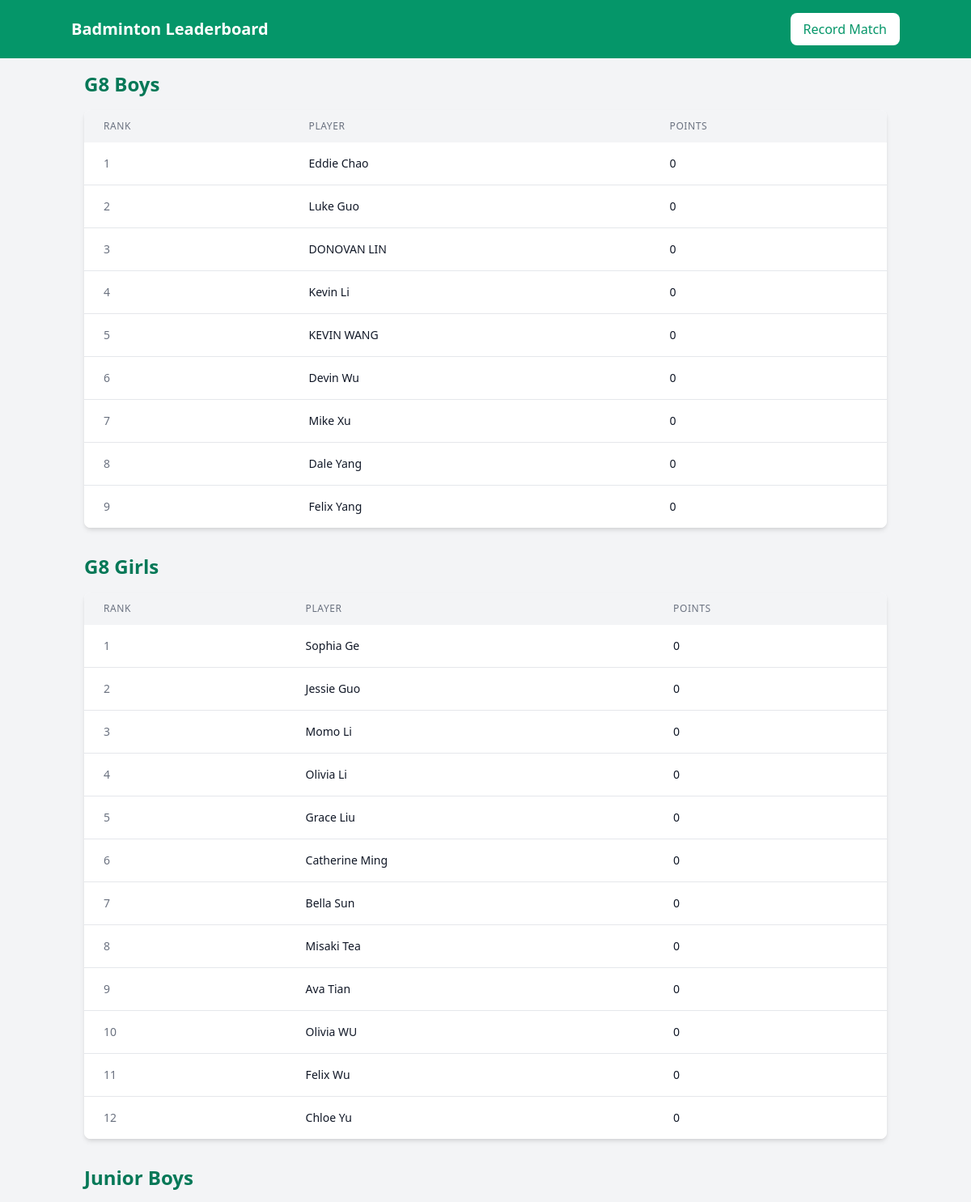
The page / (upper part) on the database its author committed.
### rankings/models.py (models this page shows, shortened)
class Player(models.Model):
    GRADE_CHOICES = [
        ('G8 Boys', 'G8 Boys'),
        ('G8 Girls', 'G8 Girls'),
        ('Junior Boys', 'Junior Boys'),
        ('Junior Girls', 'Junior Girls'),
        ('Senior Boys', 'Senior Boys'),
        ('Senior Girls', 'Senior Girls'),
    ]
    first_name = models.CharField(max_length=100)
    last_name = models.CharField(max_length=100)
    grade_level = models.CharField(max_length=20, choices=GRADE_CHOICES)
    total_points = models.IntegerField(default=0)
    class Meta:
        ordering = ['-total_points', 'last_name', 'first_name']

### rankings/views.py (the view)
# urls.py: path('', views.LeaderboardView.as_view(), name='leaderboard'),
class LeaderboardView(ListView):
    model = Player
    template_name = 'rankings/leaderboard.html'
    context_object_name = 'players'
    def get_queryset(self):
        return Player.objects.all().order_by('grade_level', '-total_points', 'last_name', 'first_name')

### rankings/templates/rankings/leaderboard.html (shortened to what this page needs)
{% extends 'rankings/base.html' %}
{% block content %}
{% regroup players by grade_level as grade_groups %}
{% for grade in grade_groups %}
<div class="mb-8">
    <h2 class="text-2xl font-bold mb-4 text-green-700">{{ grade.grouper }}</h2>
    <div class="bg-white rounded-lg shadow-md overflow-hidden">
        <table class="min-w-full">
            <thead class="bg-gray-100">
                <tr>
                    <th class="px-6 py-3 text-left text-xs font-medium text-gray-500 uppercase tracking-wider">Rank</th>
                    <th class="px-6 py-3 text-left text-xs font-medium text-gray-500 uppercase tracking-wider">Player</th>
                    <th class="px-6 py-3 text-left text-xs font-medium text-gray-500 uppercase tracking-wider">Points</th>
                </tr>
            </thead>
            <tbody class="bg-white divide-y divide-gray-200">
                {% for player in grade.list %}
                <tr>
                    <td class="px-6 py-4 whitespace-nowrap text-sm text-gray-500">{{ forloop.counter }}</td>
                    <td class="px-6 py-4 whitespace-nowrap">
                        <div class="text-sm font-medium text-gray-900">{{ player.first_name }} {{ player.last_name }}</div>
                    </td>
                    <td class="px-6 py-4 whitespace-nowrap text-sm text-gray-900">{{ player.total_points }}</td>
                </tr>
                {% endfor %}
            </tbody>
        </table>
    </div>
</div>
{% endfor %}
{% endblock %}

### rankings/templates/rankings/base.html (shortened to what this page needs)
<!DOCTYPE html>
<html lang="en">
<head>
    <link href="https://cdn.jsdelivr.net/npm/tailwindcss@2.2.19/dist/tailwind.min.css" rel="stylesheet">
</head>
<body class="bg-gray-100">
    <nav class="bg-green-600 text-white p-4">
        <div class="container mx-auto flex justify-between items-center">
            <a href="{% url 'leaderboard' %}" class="text-xl font-bold">Badminton Leaderboard</a>
            <a href="{% url 'record_match' %}" class="bg-white text-green-600 px-4 py-2 rounded-lg hover:bg-gray-100">
                Record Match
            </a>
        </div>
    </nav>
    <div class="container mx-auto p-4">
        {% block content %}{% endblock %}
    </div>
</body>
</html>

### rows shown on the page
Player: grouper "G8 Boys", first_name "Eddie", last_name "Chao", total_points "0"
Player: first_name "Luke", last_name "Guo", total_points "0"
Player: first_name "DONOVAN", last_name "LIN", total_points "0"
Player: first_name "Kevin", last_name "Li", total_points "0"
Player: first_name "KEVIN", last_name "WANG", total_points "0"
Player: first_name "Devin", last_name "Wu", total_points "0"
Player: first_name "Mike", last_name "Xu", total_points "0"
Player: first_name "Dale", last_name "Yang", total_points "0"
Player: first_name "Felix", last_name "Yang", total_points "0"
Player: grouper "G8 Girls", first_name "Sophia", last_name "Ge", total_points "0"
Player: first_name "Jessie", last_name "Guo", total_points "0"
Player: first_name "Momo", last_name "Li", total_points "0"
Player: first_name "Olivia", last_name "Li", total_points "0"
Player: first_name "Grace", last_name "Liu", total_points "0"
Player: first_name "Catherine", last_name "Ming", total_points "0"
Player: first_name "Bella", last_name "Sun", total_points "0"
Player: first_name "Misaki", last_name "Tea", total_points "0"
Player: first_name "Ava", last_name "Tian", total_points "0"
Player: first_name "Olivia", last_name "WU", total_points "0"
Player: first_name "Felix", last_name "Wu", total_points "0"
Player: first_name "Chloe", last_name "Yu", total_points "0"
Player: grouper "Junior Boys"
